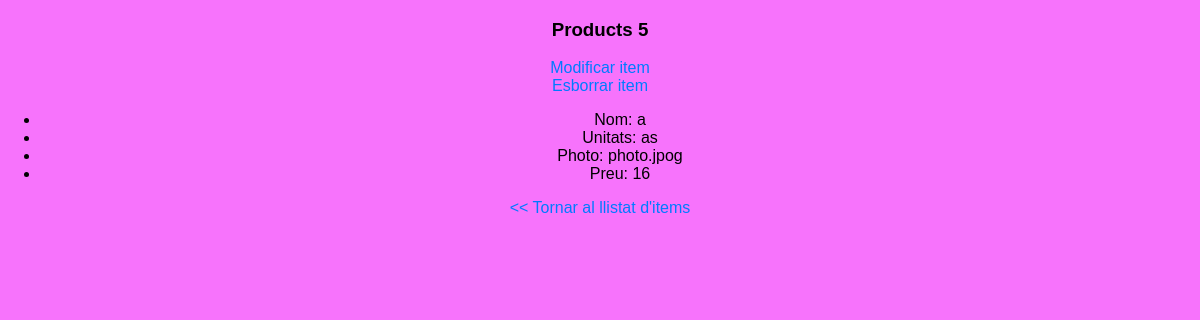
Before: /product/read/5 with the older database file.
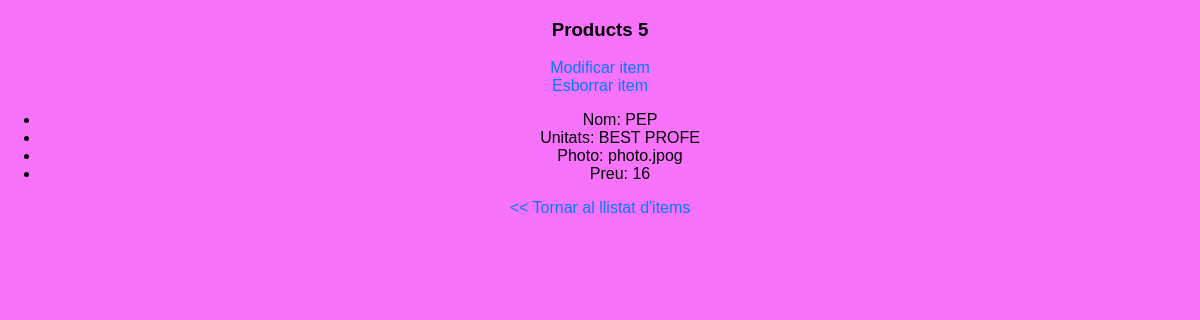
After: the same page with the newer database file.
### hello.py (models this page shows)
class Productes(db.Model):
    __tablename__ = "products"
    id = db.Column(db.Integer, primary_key=True, autoincrement=True)
    title = db.Column(db.String)
    description = db.Column(db.String)
    photo = db.Column(db.String)
    price = db.Column(db.Integer)
    created = db.Column(db.DateTime, nullable=False, server_default= db.func.now())
    updated = db.Column(db.DateTime, nullable=False, server_default= db.func.now(), onupdate= db.func.now())

### hello.py (the view)
@app.route('/product/read/<int:product_id>')
def products_read(product_id):
    product = db.session.query(Productes).filter(Productes.id == product_id).one()
    return render_template('/products/read.html', product = product)

### templates/products/read.html (shortened to what this page needs)
<!DOCTYPE html>
<html lang="ca">
<head>
   <link href="/static/style.css" rel="stylesheet">
</head>
<body>
   <h3>Products {{ product.id }}</h3>
   <tr><a href="/product/{{ product.id }}">Modificar item</a></tr>
   <br />
   <a href="/product/delete/{{ product.id }}">Esborrar item</a>
   <ul>
      <li>Nom: {{ product.title }}</li>
      <li>Unitats: {{ product.description }}</li>
      <li>Photo: {{ product.photo }}</li>
      <li>Preu: {{ product.price }}</li>
   </ul>
   <a href="/product">&#x3c;&#x3c; Tornar al llistat d'items</a>
</body>
</html>

Changed rows visible on the page:
changed Productes "photo.jpog": title "a" → "PEP"; description "as" → "BEST PROFE"
